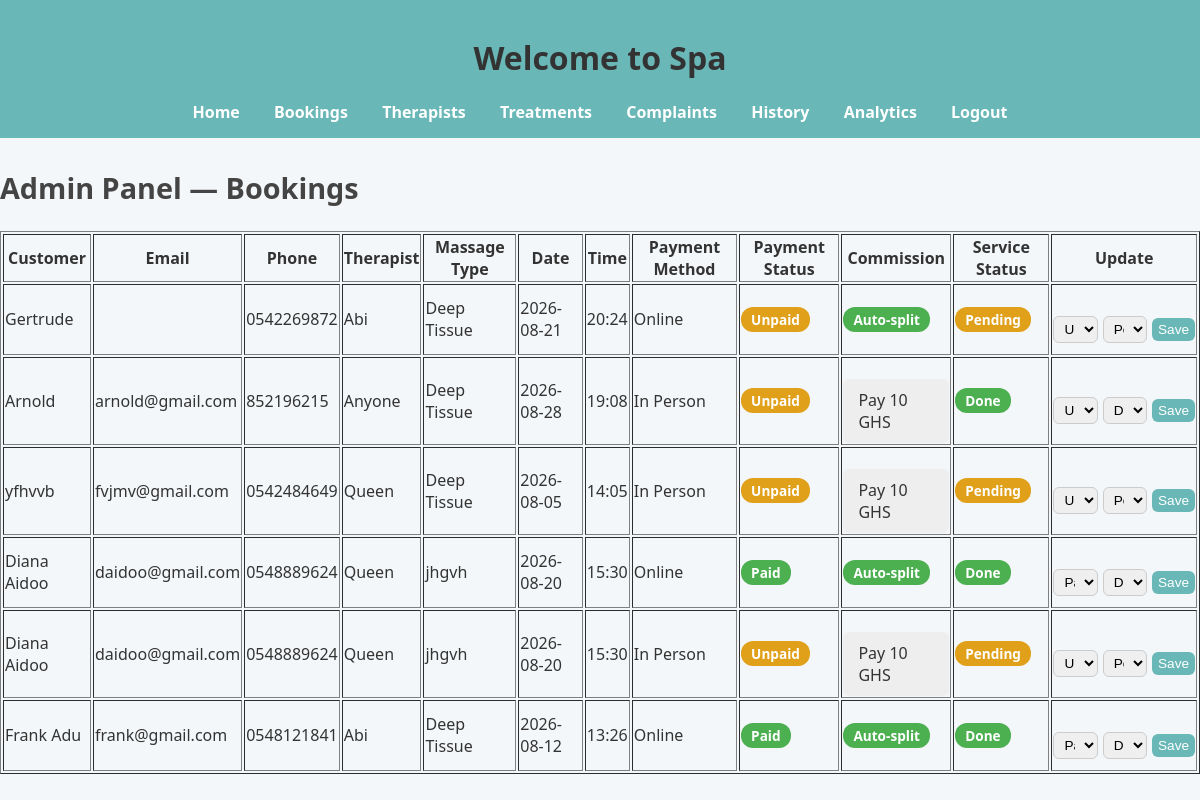
The page /admin (signed in) on the database its author committed.
### models.py (models this page shows)
class Booking(db.Model):
    id = db.Column(db.Integer, primary_key=True)
    customer_name = db.Column(db.String(100), nullable=False)
    customer_email = db.Column(db.String(100), nullable=False)
    customer_phone = db.Column(db.String(20), nullable=False)
    therapist = db.Column(db.String(100), nullable=False)
    massage_type = db.Column(db.String(100), nullable=False)
    date = db.Column(db.String(20), nullable=False)
    time = db.Column(db.String(20), nullable=False)
    payment_method = db.Column(db.String(50), nullable=False)  # "Online" or "In Person"
    payment_status = db.Column(db.String(20), default="Unpaid")   # "Paid" or "Unpaid"
    service_status = db.Column(db.String(20), default="Pending")  # "Pending" or "Done"
    payment_reference = db.Column(db.String(100))
    commission_paid = db.Column(db.Boolean, default=False)
    commission_reference = db.Column(db.String(100))
    created_at = db.Column(db.DateTime, default=datetime.utcnow)

### spa_app.py (the view)
@app.route('/admin')
@login_required
def admin():
    bookings = Booking.query.order_by(Booking.id.desc()).all()
    return render_template('admin.html', bookings=bookings)

### spa_app.py (called while the page is built)
@login_manager.user_loader
def load_user(user_id):
    return User.query.get(int(user_id))

### templates/admin.html (shortened to what this page needs)
<!DOCTYPE html>
<html>
<head>
  <link rel="stylesheet" href="{{ url_for('static', filename='style.css') }}">
</head>
<body>
  <header>
    <h1>Welcome to Spa</h1>
    <nav>
      <a href="{{ url_for('home') }}">Home</a>
      <a href="{{ url_for('admin') }}">Bookings</a>
      <a href="{{ url_for('admin_therapists') }}">Therapists</a>
      <a href="{{ url_for('admin_treatments') }}">Treatments</a>
      <a href="{{ url_for('admin_complaints') }}">Complaints</a>
      <a href="{{ url_for('admin_history') }}">History</a>
      <a href="{{ url_for('admin_analytics') }}">Analytics</a>
      <a href="{{ url_for('logout') }}">Logout</a>
    </nav>
  </header>
  <h2>Admin Panel — Bookings</h2>
  <table border="1" style="margin:auto;">
    <tr>
      <th>Customer</th>
      <th>Email</th>
      <th>Phone</th>
      <th>Therapist</th>
      <th>Massage Type</th>
      <th>Date</th>
      <th>Time</th>
      <th>Payment Method</th>
      <th>Payment Status</th>
      <th>Commission</th>
      <th>Service Status</th>
      <th>Update</th>
    </tr>
    {% for booking in bookings %}
    <tr>
      <td>{{ booking.customer_name }}</td>
      <td>{{ booking.customer_email }}</td>
      <td>{{ booking.customer_phone }}</td>
      <td>{{ booking.therapist }}</td>
      <td>{{ booking.massage_type }}</td>
      <td>{{ booking.date }}</td>
      <td>{{ booking.time }}</td>
      <td>{{ booking.payment_method }}</td>
      <td><span class="status-badge status-{{ booking.payment_status|lower }}">{{ booking.payment_status }}</span></td>
      <td>
        {% if booking.payment_method == 'Online' %}
          <span class="status-badge status-done">Auto-split</span>
        {% elif booking.commission_paid %}
          <span class="status-badge status-done">Settled</span>
        {% else %}
          <a href="{{ url_for('pay_commission', booking_id=booking.id) }}" class="back-btn">Pay {{ config.COMMISSION_GHS }} GHS</a>
        {% endif %}
      </td>
      <td><span class="status-badge status-{{ booking.service_status|lower }}">{{ booking.service_status }}</span></td>
      <td>
        <form method="POST" action="{{ url_for('update_booking_status', booking_id=booking.id) }}" class="admin-status-form">
          <select name="payment_status">
            <option value="Unpaid" {% if booking.payment_status == 'Unpaid' %}selected{% endif %}>Unpaid</option>
            {% if booking.payment_method == 'Online' or booking.commission_paid or booking.payment_status == 'Paid' %}
            <option value="Paid" {% if booking.payment_status == 'Paid' %}selected{% endif %}>Paid</option>
            {% endif %}
          </select>
          <select name="service_status">
            <option value="Pending" {% if booking.service_status == 'Pending' %}selected{% endif %}>Pending</option>
            <option value="Done" {% if booking.service_status == 'Done' %}selected{% endif %}>Done</option>
          </select>
          <button type="submit">Save</button>
        </form>
      </td>
    </tr>
    {% else %}
    <tr><td colspan="12">No bookings yet.</td></tr>
    {% endfor %}
  </table>
</body>
</html>

### static/style.css (style rules this page uses)
body { font-family: 'Segoe UI', Arial, sans-serif; background: #f4f7f9; margin: 0; padding: 0; color: #333; }
header { background: #6ab7b7; padding: 15px; text-align: center; }
nav a { margin: 0 15px; color: white; font-weight: bold; text-decoration: none; transition: color 0.3s ease; }
h2 { margin-top: 30px; font-size: 1.8em; color: #444; }
form { margin-top: 20px; }
form input, form select { padding: 10px; margin: 10px 0; width: 80%; border: 1px solid #ccc; border-radius: 6px; font-size: 1em; }
form button { background: #6ab7b7; color: white; border: none; padding: 12px 20px; border-radius: 6px; font-size: 1em; cursor: pointer; transition: background 0.3s ease; }
.back-btn { display: inline-block; margin-top: 20px; padding: 10px 15px; background-color: #eee; color: #333; text-decoration: none; border-radius: 6px; transition: background 0.3s ease; }
.status-badge { display: inline-block; padding: 3px 10px; border-radius: 12px; font-size: 0.85em; font-weight: bold; color: white; }
.status-paid, .status-done { background: #4caf50; }
.status-unpaid, .status-pending { background: #e0a01a; }
.admin-status-form { display: flex; gap: 5px; align-items: center; justify-content: center; }
.admin-status-form select, .admin-status-form button { padding: 4px 6px; font-size: 0.85em; }

### rows shown on the page
Booking: customer_name "Gertrude", customer_phone "0542269872", therapist "Abi", massage_type "Deep Tissue", date "2026-08-21", time "20:24", payment_method "Online", payment_status "Unpaid", shows "Auto-split", service_status "Pending"
Booking: customer_name "Arnold", customer_email "arnold@gmail.com", customer_phone "852196215", therapist "Anyone", massage_type "Deep Tissue", date "2026-08-28", time "19:08", payment_method "In Person", payment_status "Unpaid", COMMISSION_GHS "10", service_status "Done"
Booking: customer_name "yfhvvb", customer_email "fvjmv@gmail.com", customer_phone "0542484649", therapist "Queen", massage_type "Deep Tissue", date "2026-08-05", time "14:05", payment_method "In Person", payment_status "Unpaid", COMMISSION_GHS "10", service_status "Pending"
Booking: customer_name "Diana Aidoo", customer_email "daidoo@gmail.com", customer_phone "0548889624", therapist "Queen", massage_type "jhgvh", date "2026-08-20", time "15:30", payment_method "Online", payment_status "Paid", shows "Auto-split", service_status "Done"
Booking: customer_name "Diana Aidoo", customer_email "daidoo@gmail.com", customer_phone "0548889624", therapist "Queen", massage_type "jhgvh", date "2026-08-20", time "15:30", payment_method "In Person", payment_status "Unpaid", COMMISSION_GHS "10", service_status "Pending"
Booking: customer_name "Frank Adu", customer_email "frank@gmail.com", customer_phone "0548121841", therapist "Abi", massage_type "Deep Tissue", date "2026-08-12", time "13:26", payment_method "Online", payment_status "Paid", shows "Auto-split", service_status "Done"
